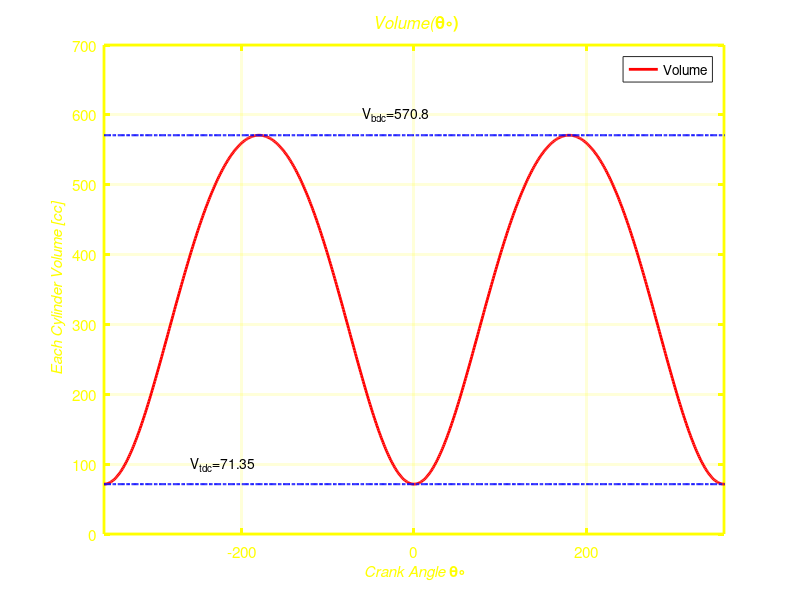
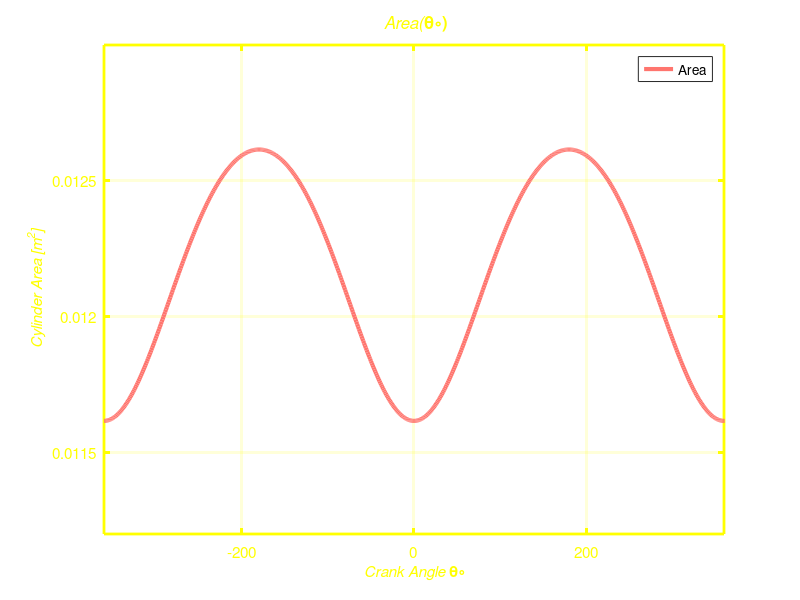
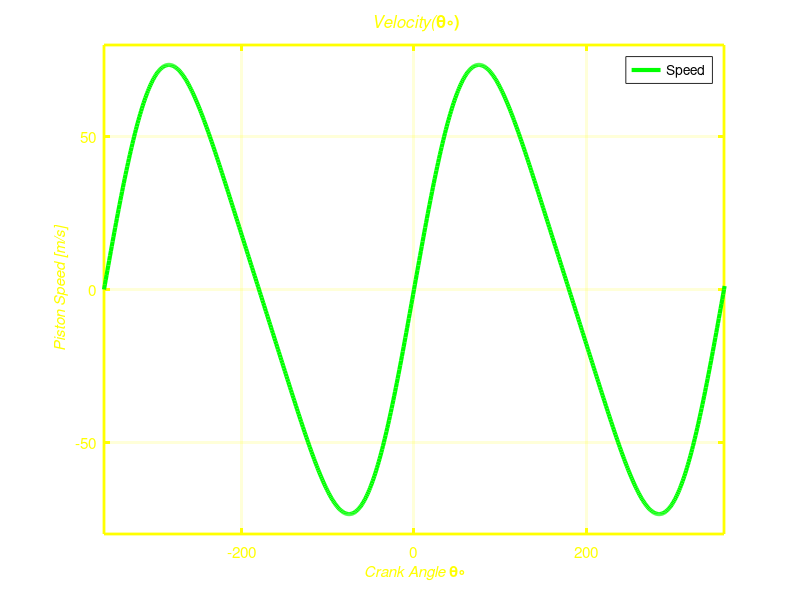
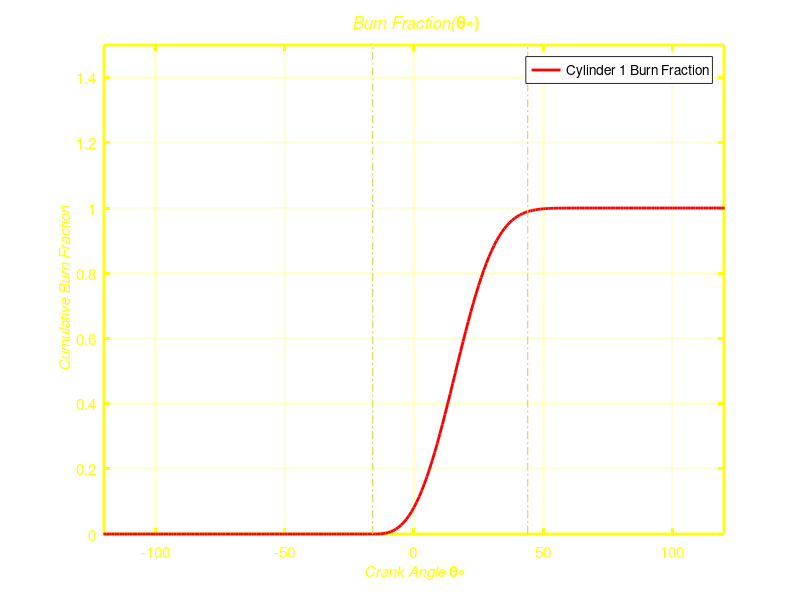

Write MATLAB code to recreate these figures, in order.
clc
clear 
close All
%% Sec.1 Initial Values

r = 8; %Compression Ratio
gamma= 1.4; %ratio of specific heats
ro=1.225; %air density 
N=5000; % RpM
V_d=0.001998/4; %Displacement (cc)
V_bdc=(r/(r-1))*V_d;
V_tdc=V_bdc/r;
s = 0.086; %Stroke (m) 
a1=s/2; % crankshaft radius
l_cr= 0.153; %connecting rod length(m)
theta=-360:1:720; %crank angle position
epsilon = a1/l_cr;
b=((4*V_d)/(s*pi))^(0.5); %bore;
%%%%%%%%%%%%%%%%%%%%%%%%%%%%%%%%%%%%%%%%%%%%%%%%%%%%%%%%%%%%%%%%%%%%%%%%%%%

%% Sec.2 calculating volume & area , and figures

V=((pi/4)*(((b.^2)*s)/(r-1)))+((pi/4)*(b.^2))*(l_cr+a1-a1*cosd(theta)-((l_cr.^2)-(a1*sind(theta)).^2).^0.5);
A=((pi/2)*(b.^2))+((pi*b*s*0.5)*(l_cr+a1-a1*cosd(theta)-((l_cr.^2)-(a1*sind(theta)).^2).^0.5));

%%%%%%%%%%%%%%%%%%%%%%%%%%%%%%%%%%%%%%%%%%%%%%%%%%%%%%%%%%%%%%%%%%%%%%%%%%%


figure(1)
plot(theta,1000000*V,'linewidth',2,'color',[1 0 0]);
hold on;
plot(theta,1000000*V_bdc*ones(size(theta)),'-.','linewidth',1.5,'color',[0 0 1]);
hold on;
plot(theta,1000000*V_tdc*ones(size(theta)),'-.','linewidth',1.5,'color',[0 0 1]);

figure(2)
plot(theta,A,'linewidth',3,'color',[1 0.46 0.43]);

%%%%%%%%%%%%%%%%%%%%%%%%%%%%%%%%%%%%%%%%%%%%%%%%%%%%%%%%%%%%%%%%%%%%%%%%%%%

%% Sec.3 Velocity and its figure
velocity=((pi/2*sind(theta)).*((1+(epsilon*cosd(theta))./(1 - epsilon^2*sind(theta).^2).^(1/2))))*2*pi*N*s/60; % m/s
figure(3)
plot(theta,velocity,'linewidth',3,'color',[0 1 0]);

%%%%%%%%%%%%%%%%%%%%%%%%%%%%%%%%%%%%%%%%%%%%%%%%%%%%%%%%%%%%%%%%%%%%%%%%%%%

%% Sec.4 Calculating Burn Fraction

a = 4.5;%2-7
n = 3;%1-5
theta_s1=-16;
diuration_theta = 60;  %40-80 degree
f=(-1.*(theta<theta_s1))+(1.-exp(-a.*((theta-theta_s1)./diuration_theta).^n).*(theta>=theta_s1 ));
figure(4)
plot(theta,f,'r','linewidth',2);
hold on;

%%%%%%%%%%%%%%%%%%%%%%%%%%%%%%%%%%%%%%%%%%%%%%%%%%%%%%%%%%%%%%%%%%%%%%%%%%%%%%%%%%%%%%%%%%%%%%%%%%%%%%%%%%%%%%%%%%%%%%%%%%%%%%%%%%%%%%%%%%%%%%%%%%%%%%%


%%%%%%%%%%%%%%%%%%%%%%%%%%%%%%%%%%%%%%%%%%%%%%%%%%%%%%%%%%%%%%%%%%%%%%%%%%%
%% Sec.5 Calculating Unburned/Burned Area,Mass,Temperature,Volume & Motoring Pressure,Pressure, and Work
%preparing Variables
 D_qw(1:360)=zeros;
 D_qw2(1:360)=zeros;
 M_F(1:360)=zeros;
 DQ2(1:360)=zeros;
 m_u(1:360)=zeros;
 m_b(1:360)=zeros;
 V_u(1:360)=zeros; 
 flux(1:360)=zeros; 
 rho(1:360)=zeros; 
 V(1:360)=zeros;
 DT(1:360)=zeros;
 Pm(1:360)=zeros;
 DP(1:360)=zeros;
 DT_u(1:360)=zeros;
 P(1:360)=zeros;
 T(1:360)=zeros;
 W(1:360)=zeros;
 V_b(1:360)=zeros;
 T_b(1:360)=zeros;
 T_u(1:360)=zeros;
 DQ_w(1:360)=zeros;
 DQ(1:360)=zeros;
 X(1:360)=zeros;
 DX(1:360)=zeros;
 h_g(1:360)=zeros;
 Q(1:360)=zeros;
 Q2(1:360)=zeros;
 D_W(1:360)=zeros;
 DV(1:360) = zeros;
 A(1:360)=zeros;
 A_u(1:360)=zeros;
 U(1:360)=zeros;
 A_b(1:360)=zeros;
 
%%%%%%%%%%%%%%%%%%%%%%%%%%%%%%%%%%%%%%%%%%%%%%%%%%%%%%%%%%%%%%%%%%%%%%%%%%%
m_a = ro*V_d; %Air Mass
m_f = m_a/(1.3*15.09); %Fuel Mass
m_c = m_a+m_f; %Mass
Ne=2000/60;
Up=2*Ne*s; % mean piston speed
P_atm = 101000; %atm Pressure
P_BDC = P_atm;
AF_ratio_ac=1.3*14.6;
T_BDC=300; %Temperature
T(1) = T_BDC; 
IVC = -131; %intake valve close
EVO = 125; %exhaust valve open
lambda=1;
N_cyl=4;
theta_b = 60 ; 
theta_0 = -16; %Start of combustion
Tw=360;
theta_f = theta_0+theta_b; % End of combustion
LHV = 44.6e6;
R_air = 287;
R=R_air/1000;
eta_combmax=0.95;
eta_comb=eta_combmax*(-1.6082+4.6509*lambda-2.0764*lambda^2); %combustion efficiency 
V(1)=V_bdc;
X(1) = 0;
DX(1) = 0;
A(1)=0.0126;
DV(1) = 0;
L = 0.086; 
B = 0.086; 
A_p = (pi/4)*b^2;
T_BDC=300;
T(1) = T_BDC;
P(1)=P_BDC;
V_u(1) = V(1);
V_b(1)=0;
A_ch = A_p;
T_u(1)=T_BDC;
m_u(1)=m_c;
m_b(1)=0;
theta=(-180:179);
rho(1) = P(1)/(R_air*T(1));

%%%%%%%%%%%%%%%%%%%%%%%%%%%%%%%%%%%%%%%%%%%%%%%%%%%%%%%%%%%%%%%%%%%%%%%%%%%

for i=2:360
rho(i) = P(i-1)/(R_air*T(i-1));
V(i)=((pi/4)*(((b.^2)*s)/(r-1)))+((pi/4)*(b.^2))*(l_cr+a1-a1*cosd(theta(i))-((l_cr.^2)-(a1*sind(theta(i))).^2).^0.5);
DV(i) = V(i)-V(i-1);
A(i)=((pi/2)*(b.^2))+((pi*b*s*0.5)*(l_cr+a1-a1*cosd(theta(i))-((l_cr.^2)-(a1*sind(theta(i))).^2).^0.5));
X(i)=(-1.*(theta(i)<theta_0))+(1.-exp(-a.*((theta(i)-theta_0)./theta_b).^n).*(theta(i)>=theta_0 ));
DX(i) = X(i) - X(i-1);
M_F(i) =(( V(164)*rho(164)/(lambda*AF_ratio_ac)).*(theta(i) < theta_f));
A_u(i)=A(i)*(1-sqrt(X(i)));
A_b(i)=A(i)*(X(i)/sqrt(X(i)));

D_qw(i)=((h_g(i)*A(i)/(360*Ne))*(T(i-1)-Tw));
D_qw2(i)=(((h_g(i)*A_u(i)/Ne)/4)*(T_u(i-1)-Tw))+(((h_g(i)*A_b(i)/6*Ne)/4)*(T_b(i-1)-Tw));
DQ(i) = eta_comb*LHV*M_F(i)*DX(i)-D_qw(i);
DQ2(i) = eta_comb*LHV*M_F(i)*DX(i)-D_qw2(i);
Q(i) = Q(i-1)+DQ(i);
Q_loss= (N_cyl*Q(i)*Ne/2)/1000;

Q2(i) = Q2(i-1)+DQ2(i);
if IVC< theta(i)
 DT(i)=T(i-1)*(gamma-1)*((1/(P(i-1)*V(i-1)))*DQ(i)-(1/V(i-1))*DV(i));
 DP(i)=(((-P(i-1)/V(i-1))*DV(i))+((P(i-1)/T(i-1))*DT(i)));


end
  P(i) = P(i-1)+DP(i);

 if EVO < theta(i)
 if P(i)<=P_atm
 P(i)=P_atm;
 end
 end
 

 if theta(i)< IVC
     P(i) = P_atm;
 end
  T(i) = T(i-1)+DT(i);
  
  Pm(i)=P(50)*((V(50)./V(i))^(gamma));
 if theta(i)<theta(50)
     Pm(i)=P_BDC;
 end
 m_b(i) = m_b(i-1)+DX(i)*m_c; 
 m_u(i) = m_u(i-1)-DX(i)*m_c;
 if theta(i)<=theta_0
 %V_u(i)=N_cyl*V(i);
  V_u(i)=V(i);

 end
 if theta(i)>theta_0
 V_u(i)=(((m_u(i)*V_u(i-1)))/m_u(i-1))*(P(i)/P(i-1))^(-1/gamma);
 end
 %V_b(i)=(N_cyl*V(i))-V_u(i);
  V_b(i)=(V(i))-V_u(i);

 if V_b(i)<0
 V_b(i)=0;
 end
  T_u(i)=P(i)*V_u(i)/(m_u(i)*R*1000);
 if theta(i) <= theta_0
 T_b(i)=0;
 end
 if theta(i)>theta_0
 T_b(i)=P(i)*V_b(i)/(m_b(i)*R*1000);
 end

 DT_u(i)=T_u(i)-T_u(i-1); 
 U(i)=(((2.28*Up)+(0.00324*(T(50))*(V_d/V(50))*((P(i)-Pm(i))/P(50)))).*(theta(i)>=IVC & theta(i)<=EVO))+((6.18*Up).*(theta(i)<IVC & theta(i)>EVO));
 h_g(i)=3.26*((P(i))^(0.8))*((U(i))^0.8)*(b^(-0.2))*((T(i))^(-0.55));
 W(i) = W(i-1)+(P(i)-P_atm)*DV(i);
 D_W(i)=(N_cyl*W(i)*Ne/2)/1000;
 flux(i) = h_g(i) * (T(i) - Tw) ;
   
  %if theta(i)> theta_f+15
  %   T(i)= T_b(i);
  %end
end
%%%%%%%%%%%%%%%%%%%%%%%%%%%%%%%%%%%%%%%%%%%%%%%
%% Sec.6 Some Values for Plots

y_A=linspace(0,0.02,100);
y_F=linspace(0,1.5,100);
y_M=linspace(0,7e-04,100);
y_T=linspace(-1000,3000,1000);
y_V=linspace(0,700,1000);
y_P=linspace(0,45,1000); 

%% Sec.7 Figures
figure(1)
title('\it Volume(\bf\theta\circ)','fontsize',18,'color',[1 1 0]);
text(-260,100,'V_t_d_c=71.35');
text(-60,600,'V_b_d_c=570.8');
set(gca,'color',[0.5 0.5 0.5],'Xlim',[-360 360],'Xcolor',[1 1 0],'Ylim',[0 700],'Ycolor',[1 1 0],'fontsize',11,'linewidth',2);
set(gcf,'color',[0 0 0])
xlabel('\it Crank Angle \bf\theta\circ','fontsize', 11, 'color',[1 1 0]);
ylabel('\it Each Cylinder Volume [cc]','fontsize', 11, 'color',[1 1 0]);
legend( 'Volume');
grid on;

%%%%%%%%%

figure(2)
title('\it Area(\bf\theta\circ)','fontsize',18,'color',[1 1 0]);
set(gca,'color',[0.5 0.5 0.5],'Xlim',[-360 360],'Xcolor',[1 1 0],'Ylim',[112e-04 130e-04],'Ycolor',[1 1 0],'fontsize',11,'linewidth',2);
set(gcf,'color',[0 0 0])
xlabel('\it Crank Angle \bf\theta\circ','fontsize', 11, 'color',[1 1 0]);
ylabel('\it Cylinder Area [m^2]','fontsize', 11, 'color',[1 1 0]);
legend('Area');
grid on;

%%%%%%%%%
figure(3)
title('\it Velocity(\bf\theta\circ)','fontsize',18,'color',[1 1 0]);
set(gca,'color',[0.5 0.5 0.5],'Xlim',[-360 360],'Xcolor',[1 1 0],'Ylim',[-80 80],'Ycolor',[1 1 0],'fontsize',11,'linewidth',2);
set(gcf,'color',[0 0 0])
xlabel('\it Crank Angle \bf\theta\circ','fontsize', 11, 'color',[1 1 0]);
ylabel('\it Piston Speed [m/s]','fontsize', 11, 'color',[1 1 0]);
legend('Speed');
grid on;

figure(4)
hold on;
plot(theta_0*ones(size(y_F)),y_F,'-.','linewidth',0.9,'color',[0.85 0.85 0.4]);
hold on;
plot(theta_f*ones(size(y_F)),y_F,'-.','linewidth',0.9,'color',[0.85 0.85 0.4]);
title('\it Burn Fraction(\bf\theta\circ)','fontsize',18,'color',[1 1 0]);
set(gca,'color',[0.5 0.5 0.5],'Xlim',[-120 120],'Xcolor',[1 1 0],'Ylim',[0 1.5],'Ycolor',[1 1 0],'fontsize',11,'linewidth',2);
set(gcf,'color',[0 0 0])
xlabel('\it Crank Angle \bf\theta\circ','fontsize', 11, 'color',[1 1 0]);
ylabel('\it Cumulative Burn Fraction','fontsize', 11, 'color',[1 1 0]);
legend('Cylinder 1 Burn Fraction' );
grid on;

%%%%%%%%%

figure(5)
plot(theta,A_u,'linewidth',2,'color',[0.6 0 0.6]);
hold on;
plot(theta,A_b,'linewidth',2,'color',[0 0.7 0.7]);
hold on;
plot(theta_0*ones(size(y_A)),y_A,'-.','linewidth',0.9,'color',[0.85 0.85 0.4]);
hold on;
plot(theta_f*ones(size(y_A)),y_A,'-.','linewidth',0.9,'color',[0.85 0.85 0.4]);
title('\it Unburned & Burned Area(\bf\theta\circ)','fontsize',18,'color',[1 1 0]);
set(gca,'color',[0.5 0.5 0.5],'Xlim',[-178 180],'Xcolor',[1 1 0],'Ylim',[0 0.014],'Ycolor',[1 1 0],'fontsize',11,'linewidth',2);
set(gcf,'color',[0 0 0])
xlabel('\it Crank Angle \bf\theta\circ','fontsize', 11, 'color',[1 1 0]);
ylabel('\it Unburned Area [m^2]','fontsize', 11, 'color',[1 1 0]);
legend('A\it_u_n_b_u_r_n_e_d','A\it_b_u_r_n_e_d');
grid on;

%%%%%%%%%

figure(6)
plot(theta,m_u*1000,'linewidth',3,'color',[1 0.5 0.5]);
hold on;
plot(theta,m_b*1000,'linewidth',3,'color',[0.5 1 0.5]);
hold on;
plot(theta_0*ones(size(y_A)),y_A*1000,'-.','linewidth',0.9,'color',[0.85 0.85 0.4]);
hold on;
plot(theta_f*ones(size(y_A)),y_A*1000,'-.','linewidth',0.9,'color',[0.85 0.85 0.4]);
title('\it Unburned & Burned Mass(\bf\theta\circ)','fontsize',18,'color',[1 1 0]);
set(gca,'color',[0.5 0.5 0.5],'Xlim',[-180 180],'Xcolor',[1 1 0],'Ylim',[0 2],'Ycolor',[1 1 0],'fontsize',11,'linewidth',2);
set(gcf,'color',[0 0 0])
xlabel('\it Crank Angle \bf\theta\circ','fontsize', 11, 'color',[1 1 0]);
ylabel('\it Mass [gr]','fontsize', 11, 'color',[1 1 0]);
legend('m\it_u_n_b_u_r_n_e_d','m\it_b_u_r_n_e_d');
grid on;

%%%%%%%%%

figure(7)
plot(theta(2:226),T_u(2:226),'linewidth',3,'color',[0.5 1 0.5]);
hold on;
plot(theta(165:360),T_b(165:360),'linewidth',3,'color',[0.5 0.5 1]);
hold on;
plot(theta,T,'-.','linewidth',3,'color',[1 0 0]);
hold on;
plot(theta_0*ones(size(y_T)),y_T*1000,'-.','linewidth',0.9,'color',[0.85 0.85 0.4]);
hold on;
plot(theta_f*ones(size(y_T)),y_T*1000,'-.','linewidth',0.9,'color',[0.85 0.85 0.4]);
title('\it Temperature(\bf\theta\circ)','fontsize',18,'color',[1 1 0]);
set(gca,'color',[0.5 0.5 0.5],'Xlim',[-180 180],'Xcolor',[1 1 0],'Ylim',[0 3000],'Ycolor',[1 1 0],'fontsize',11,'linewidth',2);
set(gcf,'color',[0 0 0])
xlabel('\it Crank Angle \bf\theta\circ','fontsize', 11, 'color',[1 1 0]);
ylabel('\it Temperature \bf K \circ','fontsize', 11, 'color',[1 1 0]);
legend('T\it_u_n_b_u_r_n_e_d' , 'T\it_b_u_r_n_e_d' , 'T' );
%legend('T\it_u_n_b_u_r_n_e_d' , 'T\it_b_u_r_n_e_d' );

grid on;

%%%%%%%%%

figure(8)
plot(theta,1000000*V_u,'linewidth',3,'color',[0.25 1 0.25]);
hold on;
plot(theta,1000000*V_b,'linewidth',3,'color',[0.25 0.25 1]);
hold on;
plot(theta_0*ones(size(y_V)),y_V*1000,'-.','linewidth',0.9,'color',[0.85 0.85 0.4]);
hold on;
plot(theta_f*ones(size(y_V)),y_V*1000,'-.','linewidth',0.9,'color',[0.85 0.85 0.4]);
title('\it Unburned & Burned Volume(\bf\theta\circ)','fontsize',18,'color',[1 1 0]);
set(gca,'color',[0.5 0.5 0.5],'Xlim',[-180 180],'Xcolor',[1 1 0],'Ylim',[0 700],'Ycolor',[1 1 0],'fontsize',11,'linewidth',2);
set(gcf,'color',[0 0 0])
xlabel('\it Crank Angle \bf\theta\circ','fontsize', 11, 'color',[1 1 0]);
ylabel('\it Volume [cc] ','fontsize', 11, 'color',[1 1 0]);
legend('V\it_u_n_b_u_r_n_e_d' , 'V\it_b_u_r_n_e_d');
grid on;

%%%%%%%%%

figure(9)
plot(theta,P/100000 ,'linewidth',2,'color',[1 0.15 0.15]);
hold on;
plot(theta_0*ones(size(y_P)),y_P,'-.','linewidth',0.9,'color',[0.85 0.85 0.4]);
hold on;
plot(theta_f*ones(size(y_P)),y_P,'-.','linewidth',0.9,'color',[0.85 0.85 0.4]);
hold on;
plot(0*ones(size(y_P)),y_P,'-.','linewidth',1,'color',[1 1 1]);
title('\it Pressure(\bf\theta\circ)','fontsize',18,'color',[1 1 0]);
set(gca,'color',[0.5 0.5 0.5],'Xlim',[-180 180],'Xcolor',[1 1 0],'Ylim',[0 45],'Ycolor',[1 1 0],'fontsize',11,'linewidth',2);
set(gcf,'color',[0 0 0])
xlabel('\it Crank Angle \bf\theta\circ','fontsize', 11, 'color',[1 1 0]);
ylabel('\it Pressure [bar] ','fontsize', 11, 'color',[1 1 0]);
legend('P' );
grid on;

%%%%%%%%%

figure(10)
plot(theta,W,'linewidth',2,'color',[0.25 1 0.25]);
hold on
title('\it Work(\bf\theta\circ)','fontsize',18,'color',[1 1 0]);
set(gca,'color',[0.5 0.5 0.5],'Xlim',[-180 180],'Xcolor',[1 1 0],'Ylim',[-200 800],'Ycolor',[1 1 0],'fontsize',11,'linewidth',2);
set(gcf,'color',[0 0 0])
xlabel('\it Crank Angle \bf\theta\circ','fontsize', 11, 'color',[1 1 0]);
ylabel('\it Work [J] ','fontsize', 11, 'color',[1 1 0]);
legend('W');
grid on;

%%%%%%%%%

figure(11)
plot(theta,Pm/100000,'linewidth',2,'color',[0.5 1 0.75]);
hold on;
plot(theta_0*ones(size(y_P)),y_P,'-.','linewidth',0.9,'color',[0.85 0.85 0.4]);
hold on;
plot(theta_f*ones(size(y_P)),y_P,'-.','linewidth',0.9,'color',[0.85 0.85 0.4]);
title('\it Motoring Pressure(\bf\theta\circ)','fontsize',18,'color',[1 1 0]);
set(gca,'color',[0.5 0.5 0.5],'Xlim',[-180 180],'Xcolor',[1 1 0],'Ylim',[0 45],'Ycolor',[1 1 0],'fontsize',11,'linewidth',2);
set(gcf,'color',[0 0 0])
xlabel('\it Crank Angle \bf\theta\circ','fontsize', 11, 'color',[1 1 0]);
ylabel('\it Pressure [bar] ','fontsize', 11, 'color',[1 1 0]);
legend('P_m');
grid on;